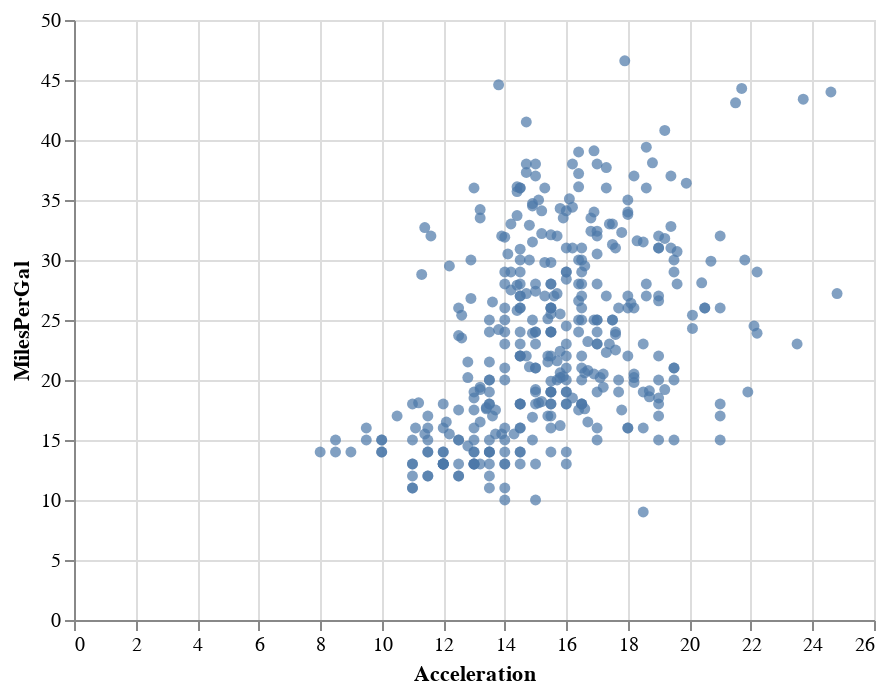

Source (notebook cell):
### Code cell
displays[0]

### Figure 1 — Vega-Lite specification as saved in the notebook (floating-point values rounded to 4 significant figures; data arrays with more than 128 entries replaced by an {"elided": "..."} marker saying what was removed)
{"$schema": "https://vega.github.io/schema/vega-lite/v3.4.0.json", "config": {"mark": {"tooltip": {"content": "encoding"}}, "view": {"height": 300, "width": 400}}, "data": {"name": "data-72fe08951b86c7df8ecf6ef5a2b30a0a"}, "datasets": {"data-72fe08951b86c7df8ecf6ef5a2b30a0a": {"elided": "392 records"}}, "encoding": {"x": {"field": "Acceleration", "type": "quantitative"}, "y": {"field": "MilesPerGal", "type": "quantitative"}}, "mark": "circle", "selection": {"selector001": {"bind": "scales", "encodings": ["x", "y"], "type": "interval"}}}
